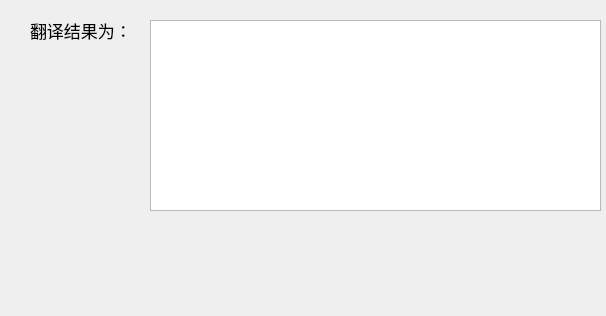
<?xml version="1.0" encoding="UTF-8"?>
<ui version="4.0">
 <class>Form</class>
 <widget class="QWidget" name="Form">
  <property name="geometry">
   <rect>
    <x>0</x>
    <y>0</y>
    <width>606</width>
    <height>316</height>
   </rect>
  </property>
  <property name="font">
   <font>
    <pointsize>13</pointsize>
   </font>
  </property>
  <property name="windowTitle">
   <string>Form</string>
  </property>
  <widget class="QLabel" name="label">
   <property name="geometry">
    <rect>
     <x>30</x>
     <y>20</y>
     <width>131</width>
     <height>21</height>
    </rect>
   </property>
   <property name="font">
    <font>
     <pointsize>13</pointsize>
    </font>
   </property>
   <property name="text">
    <string>翻译结果为：</string>
   </property>
  </widget>
  <widget class="QTextEdit" name="textEdit">
   <property name="geometry">
    <rect>
     <x>150</x>
     <y>20</y>
     <width>451</width>
     <height>191</height>
    </rect>
   </property>
  </widget>
 </widget>
 <resources/>
 <connections/>
</ui>
